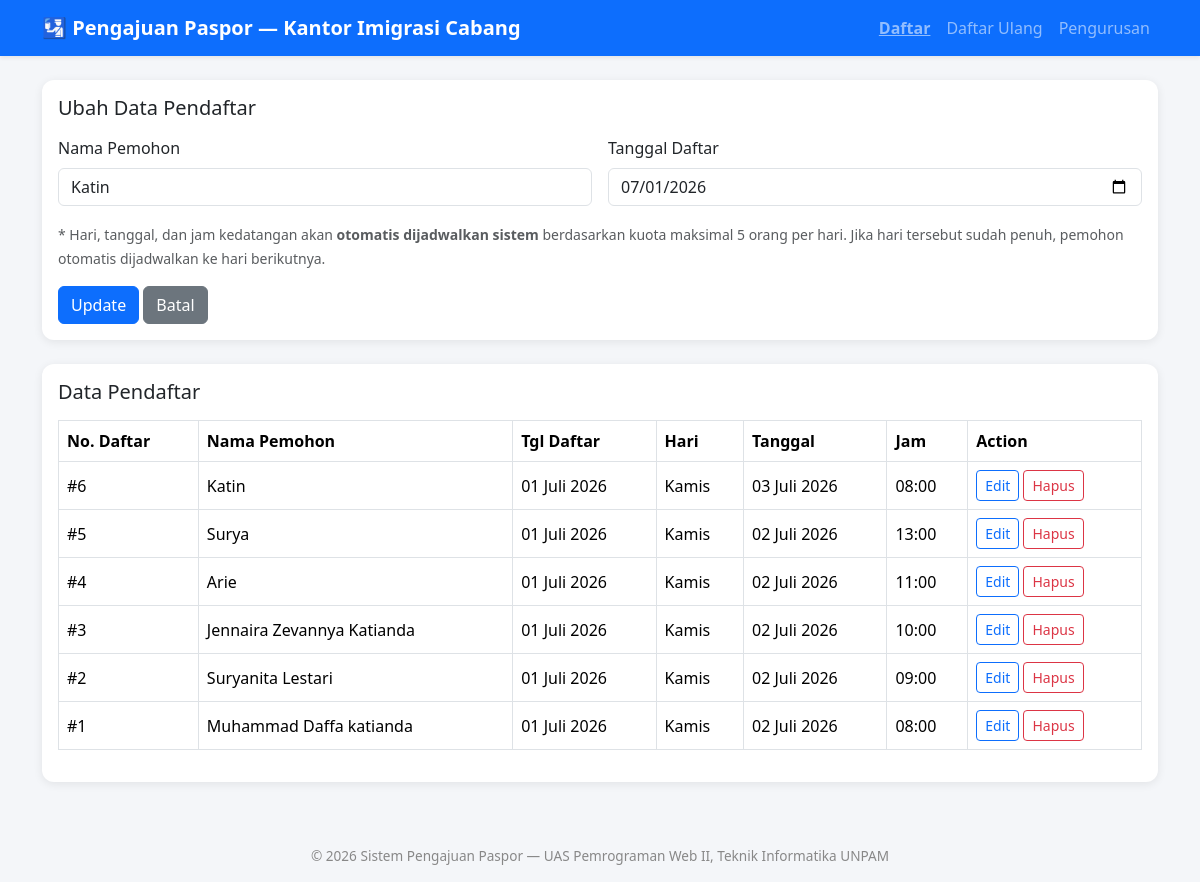
The app's page /daftar.php?edit=6 with its own data.
### tables this page shows
CREATE TABLE pendaftar (
  no_daftar     INT AUTO_INCREMENT PRIMARY KEY,
  nama_pemohon  VARCHAR(100) NOT NULL,
  tgl_daftar    DATE NOT NULL,
  hari          VARCHAR(20) NOT NULL,    
  tanggal       DATE NOT NULL,           
  jam           TIME NOT NULL,           
  created_at    TIMESTAMP DEFAULT CURRENT_TIMESTAMP
);

### includes/functions.php (called while the page is built, shortened)
<?php
function format_tanggal_indo($tanggal) {
    $bulan = [1=>'Januari','Februari','Maret','April','Mei','Juni','Juli','Agustus','September','Oktober','November','Desember'];
    $d = date('d', strtotime($tanggal));
    $m = (int)date('n', strtotime($tanggal));
    $y = date('Y', strtotime($tanggal));
    return "$d {$bulan[$m]} $y";
}
?>

### daftar.php (the view, shortened to what this page needs)
<?php
require 'config.php';
require 'includes/functions.php';
$edit_data = null;
if (isset($_GET['edit'])) {
    $id = (int)$_GET['edit'];
    $q  = mysqli_query($koneksi, "SELECT * FROM pendaftar WHERE no_daftar=$id");
    $edit_data = mysqli_fetch_assoc($q);
}
$data = mysqli_query($koneksi, "SELECT * FROM pendaftar ORDER BY no_daftar DESC");
include 'includes/header.php';
?>
<div class="card mb-4">
  <div class="card-body">
    <h5 class="card-title mb-3"><?= $edit_data ? 'Ubah Data Pendaftar' : 'Input Pendaftaran' ?></h5>
    <form method="POST" class="row g-3">
      <div class="col-md-6">
        <label class="form-label">Nama Pemohon</label>
        <input type="text" name="nama_pemohon" class="form-control" required
               value="<?= htmlspecialchars($edit_data['nama_pemohon'] ?? '') ?>">
      </div>
      <div class="col-md-6">
        <label class="form-label">Tanggal Daftar</label>
        <input type="date" name="tgl_daftar" class="form-control" required
               value="<?= $edit_data['tgl_daftar'] ?? date('Y-m-d') ?>">
      </div>
      <div class="col-12">
        <small class="text-muted">
          * Hari, tanggal, dan jam kedatangan akan <strong>otomatis dijadwalkan sistem</strong>
          berdasarkan kuota maksimal 5 orang per hari. Jika hari tersebut sudah penuh,
          pemohon otomatis dijadwalkan ke hari berikutnya.
        </small>
      </div>
      <div class="col-12">
        <button type="submit" class="btn btn-primary"><?= $edit_data ? 'Update' : 'Simpan' ?></button>
        <?php if ($edit_data): ?>
          <a href="daftar.php" class="btn btn-secondary">Batal</a>
        <?php endif; ?>
      </div>
    </form>
  </div>
</div>
<div class="card">
  <div class="card-body">
    <h5 class="card-title mb-3">Data Pendaftar</h5>
    <div class="table-responsive">
      <table class="table table-bordered table-hover align-middle">
        <thead>
          <tr>
            <th>No. Daftar</th>
            <th>Nama Pemohon</th>
            <th>Tgl Daftar</th>
            <th>Hari</th>
            <th>Tanggal</th>
            <th>Jam</th>
            <th>Action</th>
          </tr>
        </thead>
        <tbody>
          <?php if (mysqli_num_rows($data) == 0): ?>
            <tr><td colspan="7" class="text-center text-muted">Belum ada data pendaftar</td></tr>
          <?php else: ?>
            <?php while ($row = mysqli_fetch_assoc($data)): ?>
              <tr>
                <td>#<?= $row['no_daftar'] ?></td>
                <td><?= htmlspecialchars($row['nama_pemohon']) ?></td>
                <td><?= format_tanggal_indo($row['tgl_daftar']) ?></td>
                <td><?= $row['hari'] ?></td>
                <td><?= format_tanggal_indo($row['tanggal']) ?></td>
                <td><?= substr($row['jam'],0,5) ?></td>
                <td>
                  <a href="daftar.php?edit=<?= $row['no_daftar'] ?>" class="btn btn-sm btn-outline-primary">Edit</a>
                  <a href="daftar.php?hapus=<?= $row['no_daftar'] ?>" class="btn btn-sm btn-outline-danger"
                     onclick="return confirm('Hapus data pendaftar ini?')">Hapus</a>
                </td>
              </tr>
            <?php endwhile; ?>
          <?php endif; ?>
        </tbody>
      </table>
    </div>
  </div>
</div>
<?php include 'includes/footer.php'; ?>

### includes/header.php (style rules this page uses)
body { background:#f4f6f9; }
.card { border:none; box-shadow:0 2px 10px rgba(0,0,0,.08); border-radius:12px; }
.table thead { background:#0d6efd; color:#fff; }
.table td, .table th { vertical-align:middle; }

### records on screen
pendaftar: nama_pemohon "Katin", tgl_daftar "07/01/2026", no_daftar "6", tgl_daftar "01 Juli 2026", hari "Kamis", tanggal "03 Juli 2026", jam "08:00"
pendaftar: no_daftar "5", nama_pemohon "Surya", tgl_daftar "01 Juli 2026", hari "Kamis", tanggal "02 Juli 2026", jam "13:00"
pendaftar: no_daftar "4", nama_pemohon "Arie", tgl_daftar "01 Juli 2026", hari "Kamis", tanggal "02 Juli 2026", jam "11:00"
pendaftar: no_daftar "3", nama_pemohon "Jennaira Zevannya Katianda", tgl_daftar "01 Juli 2026", hari "Kamis", tanggal "02 Juli 2026", jam "10:00"
pendaftar: no_daftar "2", nama_pemohon "Suryanita Lestari", tgl_daftar "01 Juli 2026", hari "Kamis", tanggal "02 Juli 2026", jam "09:00"
pendaftar: no_daftar "1", nama_pemohon "Muhammad Daffa katianda", tgl_daftar "01 Juli 2026", hari "Kamis", tanggal "02 Juli 2026", jam "08:00"
